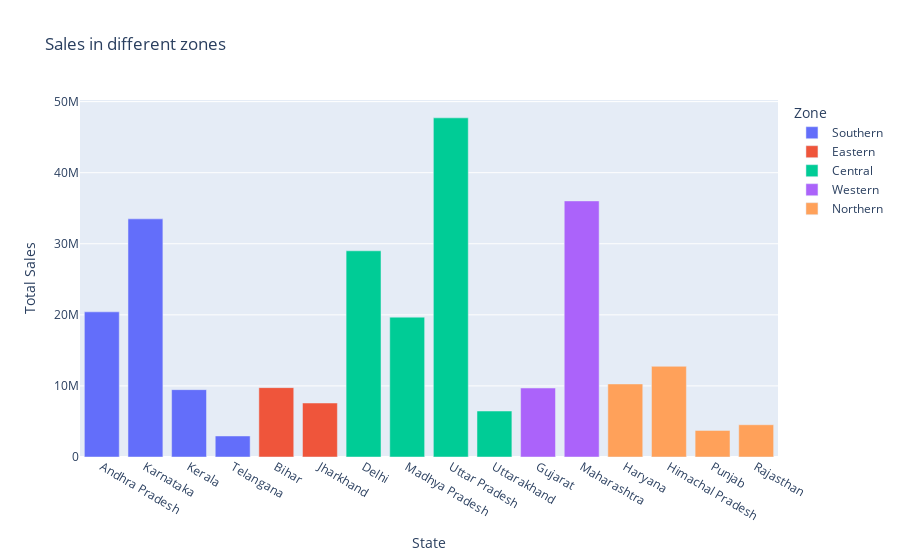

The cell this chart's notebook holds for it:
### Code cell
## Showing states vs their total sales, grouped by zones
fig=px.bar(regions,x='State', y='Total Sales', color='Zone', title='Sales in different zones', height=600)
#fig.update_traces(marker_line_width=0)
#fig.update_layout(barmode='group')
#fig.update_layout(barmode='stack')
fig.show()

### Figure 1 — Plotly figure (JSON) as saved in the notebook; plotly's stock layout.template omitted (floating-point values rounded to 4 significant figures)
{"data": [{"alignmentgroup": "True", "hovertemplate": "Zone=Southern<br>State=%{x}<br>Total Sales=%{y}<extra></extra>", "legendgroup": "Southern", "marker": {"color": "#636efa", "pattern": {"shape": ""}}, "name": "Southern", "offsetgroup": "Southern", "orientation": "v", "showlegend": true, "textposition": "auto", "type": "bar", "x": ["Andhra Pradesh", "Karnataka", "Kerala", "Telangana"], "xaxis": "x", "y": [20420000.0, 33504738, 9477000.0, 2957237], "yaxis": "y"}, {"alignmentgroup": "True", "hovertemplate": "Zone=Eastern<br>State=%{x}<br>Total Sales=%{y}<extra></extra>", "legendgroup": "Eastern", "marker": {"color": "#EF553B", "pattern": {"shape": ""}}, "name": "Eastern", "offsetgroup": "Eastern", "orientation": "v", "showlegend": true, "textposition": "auto", "type": "bar", "x": ["Bihar", "Jharkhand"], "xaxis": "x", "y": [9758622, 7596577], "yaxis": "y"}, {"alignmentgroup": "True", "hovertemplate": "Zone=Central<br>State=%{x}<br>Total Sales=%{y}<extra></extra>", "legendgroup": "Central", "marker": {"color": "#00cc96", "pattern": {"shape": ""}}, "name": "Central", "offsetgroup": "Central", "orientation": "v", "showlegend": true, "textposition": "auto", "type": "bar", "x": ["Delhi", "Madhya Pradesh", "Uttar Pradesh", "Uttarakhand"], "xaxis": "x", "y": [29010000.0, 19677621, 47719066, 6469228], "yaxis": "y"}, {"alignmentgroup": "True", "hovertemplate": "Zone=Western<br>State=%{x}<br>Total Sales=%{y}<extra></extra>", "legendgroup": "Western", "marker": {"color": "#ab63fa", "pattern": {"shape": ""}}, "name": "Western", "offsetgroup": "Western", "orientation": "v", "showlegend": true, "textposition": "auto", "type": "bar", "x": ["Gujarat", "Maharashtra"], "xaxis": "x", "y": [9707424, 36030533], "yaxis": "y"}, {"alignmentgroup": "True", "hovertemplate": "Zone=Northern<br>State=%{x}<br>Total Sales=%{y}<extra></extra>", "legendgroup": "Northern", "marker": {"color": "#FFA15A", "pattern": {"shape": ""}}, "name": "Northern", "offsetgroup": "Northern", "orientation": "v", "showlegend": true, "textposition": "auto", "type": "bar", "x": ["Haryana", "Himachal Pradesh", "Punjab", "Rajasthan"], "xaxis": "x", "y": [10279844, 12761065, 3743191, 4539256], "yaxis": "y"}], "layout": {"autosize": true, "barmode": "relative", "legend": {"title": {"text": "Zone"}, "tracegroupgap": 0}, "title": {"text": "Sales in different zones"}, "xaxis": {"anchor": "y", "autorange": true, "domain": [0, 1], "range": [-0.5, 15.5], "title": {"text": "State"}, "type": "category"}, "yaxis": {"anchor": "x", "autorange": true, "domain": [0, 1], "range": [0, 50230000.0], "title": {"text": "Total Sales"}, "type": "linear"}}}
